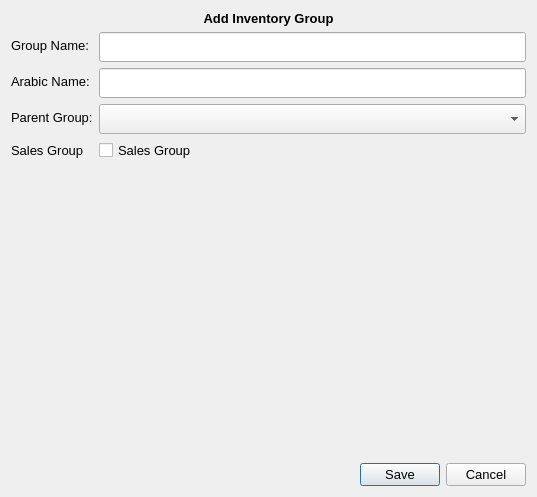
<?xml version="1.0" encoding="UTF-8"?>
<ui version="4.0">
 <class>AddItemGroups</class>
 <widget class="QWidget" name="AddItemGroups">
  <property name="geometry">
   <rect>
    <x>0</x>
    <y>0</y>
    <width>537</width>
    <height>497</height>
   </rect>
  </property>
  <property name="font">
   <font>
    <family>Microsoft YaHei UI</family>
    <pointsize>10</pointsize>
   </font>
  </property>
  <property name="windowTitle">
   <string>Form</string>
  </property>
  <layout class="QVBoxLayout" name="verticalLayout" stretch="0,1,0">
   <item>
    <widget class="QLabel" name="titleLabel">
     <property name="sizePolicy">
      <sizepolicy hsizetype="Preferred" vsizetype="Fixed">
       <horstretch>0</horstretch>
       <verstretch>0</verstretch>
      </sizepolicy>
     </property>
     <property name="font">
      <font>
       <family>Microsoft YaHei UI</family>
       <pointsize>10</pointsize>
       <bold>true</bold>
      </font>
     </property>
     <property name="text">
      <string>Add Inventory Group</string>
     </property>
     <property name="alignment">
      <set>Qt::AlignCenter</set>
     </property>
    </widget>
   </item>
   <item>
    <layout class="QHBoxLayout" name="horizontalLayout">
     <item>
      <layout class="QFormLayout" name="formLayout_2">
       <item row="0" column="0">
        <widget class="QLabel" name="groupNameLabel">
         <property name="text">
          <string>Group Name:</string>
         </property>
        </widget>
       </item>
       <item row="0" column="1">
        <widget class="QLineEdit" name="groupNameLineEdit">
         <property name="minimumSize">
          <size>
           <width>0</width>
           <height>30</height>
          </size>
         </property>
        </widget>
       </item>
       <item row="2" column="0">
        <widget class="QLabel" name="parentGroupLabel">
         <property name="text">
          <string>Parent Group:</string>
         </property>
        </widget>
       </item>
       <item row="2" column="1">
        <widget class="QComboBox" name="parentGroupComboBox">
         <property name="minimumSize">
          <size>
           <width>0</width>
           <height>30</height>
          </size>
         </property>
        </widget>
       </item>
       <item row="1" column="0">
        <widget class="QLabel" name="arabicNameLabel">
         <property name="text">
          <string>Arabic Name:</string>
         </property>
        </widget>
       </item>
       <item row="1" column="1">
        <widget class="QLineEdit" name="arabicNameLineEdit">
         <property name="minimumSize">
          <size>
           <width>0</width>
           <height>30</height>
          </size>
         </property>
        </widget>
       </item>
       <item row="3" column="0">
        <widget class="QLabel" name="salesGroupLabel">
         <property name="text">
          <string>Sales Group</string>
         </property>
        </widget>
       </item>
       <item row="3" column="1">
        <widget class="QCheckBox" name="checkBox">
         <property name="text">
          <string>Sales Group</string>
         </property>
        </widget>
       </item>
       <item row="4" column="1">
        <widget class="QWidget" name="imagewidget" native="true">
         <layout class="QVBoxLayout" name="verticalLayout_2">
          <item>
           <widget class="QLabel" name="imageLabel">
            <property name="text">
             <string/>
            </property>
           </widget>
          </item>
         </layout>
        </widget>
       </item>
      </layout>
     </item>
    </layout>
   </item>
   <item>
    <layout class="QHBoxLayout" name="horizontalLayout_2">
     <item>
      <spacer name="horizontalSpacer_3">
       <property name="orientation">
        <enum>Qt::Horizontal</enum>
       </property>
       <property name="sizeHint" stdset="0">
        <size>
         <width>40</width>
         <height>20</height>
        </size>
       </property>
      </spacer>
     </item>
     <item>
      <widget class="QDialogButtonBox" name="buttonBox">
       <property name="sizePolicy">
        <sizepolicy hsizetype="Fixed" vsizetype="Fixed">
         <horstretch>0</horstretch>
         <verstretch>0</verstretch>
        </sizepolicy>
       </property>
       <property name="orientation">
        <enum>Qt::Horizontal</enum>
       </property>
       <property name="standardButtons">
        <set>QDialogButtonBox::Cancel|QDialogButtonBox::Save</set>
       </property>
      </widget>
     </item>
    </layout>
   </item>
  </layout>
 </widget>
 <tabstops>
  <tabstop>groupNameLineEdit</tabstop>
  <tabstop>parentGroupComboBox</tabstop>
 </tabstops>
 <resources/>
 <connections/>
</ui>
